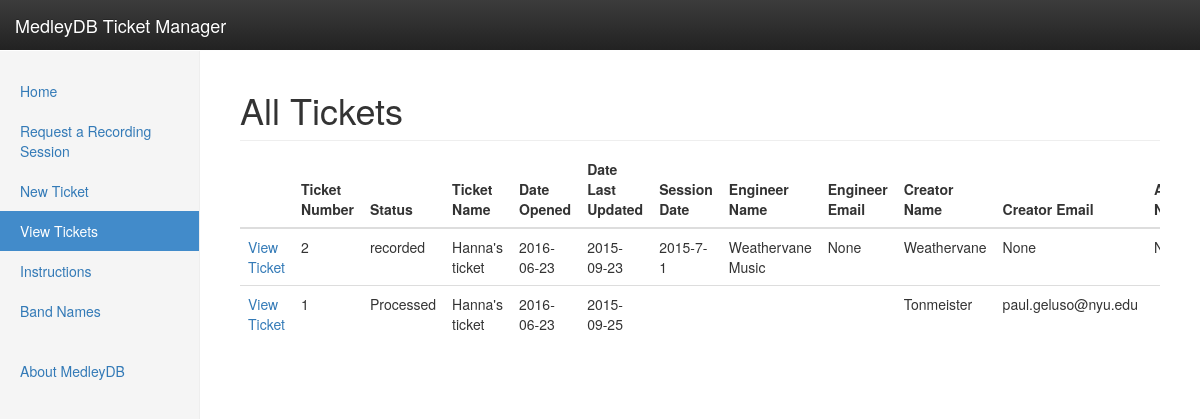
The page /viewtickets on the database its author committed.
### tables this page shows
CREATE TABLE tickets
  (ticket_number varchar(20) PRIMARY KEY,
  status varchar(20),
  ticket_name varchar(20),
  date_opened date,
  date_last_updated date,
  session_date date,
  engineer_name varchar(20),
  engineer_email varchar(20),
  creator_name varchar(20),
  creator_email varchar(20),
  assignee_name varchar(20),
  assignee_email varchar(20),
  genre varchar(20),
  number_of_tracks varchar(20),
  comments varchar(100));

### webapp.py (the view)
@APP.route('/viewtickets')
def view_tickets():
    db_connection = connect_db(APP)
    cursor = db_connection.execute('select * from tickets')
    tickets_headers = get_header(APP, 'tickets')
    tickets = {}
    for name in tickets_headers:
        tickets[name] = []
    tickets['url'] = []
    tickets['delete'] = []
    for row in cursor:
        for name, item in zip(tickets_headers, row):
            tickets[name].append(item)
        tickets['url'].append('/ticket?id={}'.format(row[0]))
        tickets['delete'].append(
            '/api/deleteticket?ticket_number={}'.format(row[0])
        )
    formatted_tickets_headers = [format_headers(h) for h in tickets_headers]
    return render_template(
        'viewtickets.html', tickets=tickets,
        db_tickets_headers=tickets_headers,
        formatted_tickets_headers=formatted_tickets_headers
    )

### utils.py (called while the page is built)
def connect_db(app):
    db_connection = sqlite3.connect(app.config['DATABASE'])
    db_connection.row_factory = sqlite3.Row
    return db_connection

def get_header(app, table_name):
    db_connection = connect_db(app)
    cursor = db_connection.execute('select * from {}'.format(table_name))
    column_headers = list(map(lambda x: x[0], cursor.description))
    return column_headers

def format_headers(column_name):
    return column_name.replace("_", " ").title()

### templates/viewtickets.html (shortened to what this page needs)
{% extends "template.html" %}
{% block content %}
<h1 class="sub-header">All Tickets</h1>
      <div class="table-responsive">
        <table class="table">
          <thead>
                <th></th>
            {% for col in range(formatted_tickets_headers|count) %}
                <th>{{ formatted_tickets_headers[col] }}</th>
            {% endfor %}
          </thead>
          <tbody>
            {% for row_index in range(tickets['ticket_number']|count) %}
                <tr>
                    <td><a href="{{ tickets["url"][row_index] }}">View Ticket</a></td>
                  {% for col in range(db_tickets_headers|count) %}
                    <td>{{ tickets[db_tickets_headers[col]][row_index] }}</td>
                  {% endfor %}
                </tr>
            {% endfor %}
          </tbody>
        </table>
      </div>
{% endblock %}

### templates/template.html (shortened to what this page needs)
<!doctype html>
<html lang="en">
    <head>
        <link rel="stylesheet" href="https://maxcdn.bootstrapcdn.com/bootstrap/3.3.6/css/bootstrap.min.css">
        <link rel="stylesheet" href="https://maxcdn.bootstrapcdn.com/bootstrap/3.3.6/css/bootstrap-theme.min.css">
        <link href="static/style.css" rel="stylesheet">
    </head>
    <body data-spy="spyscroll" data-target=".navbar-default">
        <nav class="navbar navbar-inverse navbar-fixed-top">
          <div class="container-fluid">
            <div class="navbar-header">
              <a class="navbar-brand" href="#">MedleyDB Ticket Manager</a>
            </div>
          </div>
        </nav>
        <div class="container-fluid">
          <div class="row">
            <div class="col-sm-3 col-md-2 sidebar" >
              <ul class="nav nav-sidebar" >
                <li ><a href="/">Home</a></li>
                <li ><a href="/requestrecord">Request a Recording Session</a></li>
                <li ><a href="/newticket">New Ticket</a></li>
                <li ><a href="/viewtickets">View Tickets</a></li>
                <li ><a href="/instructions">Instructions</a></li>
                <li ><a href="/bandnames">Band Names</a></li>
              </ul>
              <ul class="nav nav-sidebar">
                <li><a href="http://medleydb.weebly.com">About MedleyDB</a></li>
              </ul>
            </div>
            <div class="col-sm-9 col-sm-offset-3 col-md-10 col-md-offset-2 main">
                {% block content %}{% endblock %}
            </div>
          </div>
        </div>
    </body>
</html>

### static/style.css (style rules this page uses)
body { padding-top: 50px; }
.sub-header { padding-bottom: 10px; border-bottom: 1px solid #eee; }
.navbar-fixed-top { border: 0; }
.sidebar { display: none; }
@media (min-width: 768px) { .sidebar { position: fixed; top: 51px; bottom: 0; left: 0; z-index: 1000; display: block; padding: 20px; overflow-x: hidden; overflow-y: auto; background-color: #f5f5f5; border-right: 1px solid #eee; } }
.nav-sidebar { margin-right: -21px; margin-bottom: 20px; margin-left: -20px; }
.nav-sidebar > li > a { padding-right: 20px; padding-left: 20px; }
.nav-sidebar > .active > a, .nav-sidebar > .active > a:hover, .nav-sidebar > .active > a:focus { color: #fff; background-color: #428bca; }
.main { padding: 20px; }
@media (min-width: 768px) { .main { padding-right: 40px; padding-left: 40px; } }

### rows shown on the page
tickets: status "recorded" "Hanna's ticket" "2016-06-23" "2015-09-23" "2015-7-1" "Weathervane Music" "Weathervane"
tickets: status "Processed" "Hanna's ticket" "2016-06-23" "2015-09-25" "Tonmeister" "paul.geluso@nyu.edu"

### other values the page prints
{{ tickets[db_tickets_headers[col]][row_index] }} "2" "None" "None" "1"
